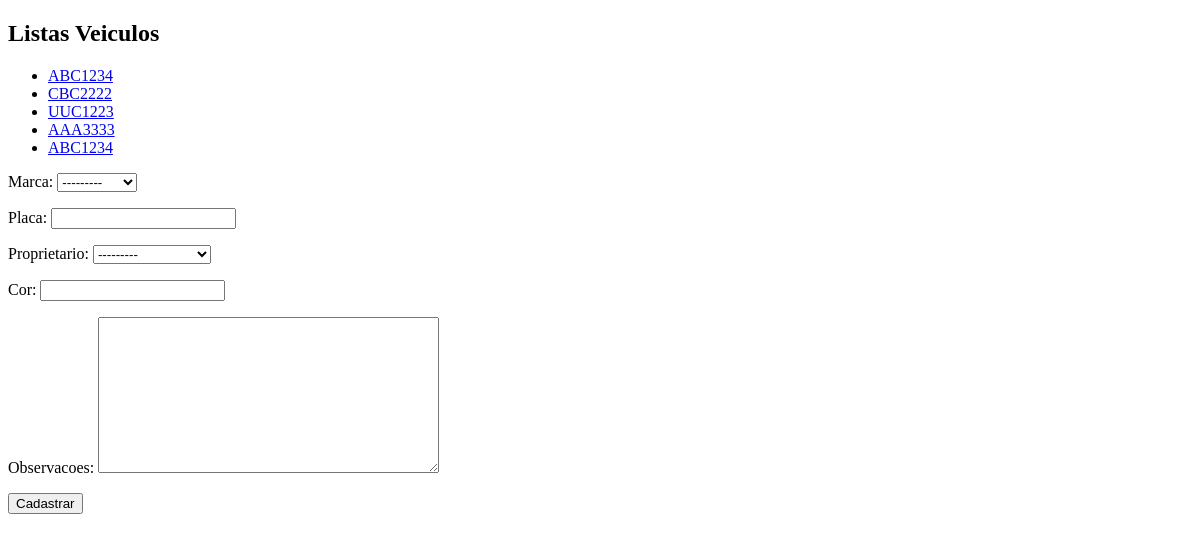
Before: /core/veiculos/ with the older database file.
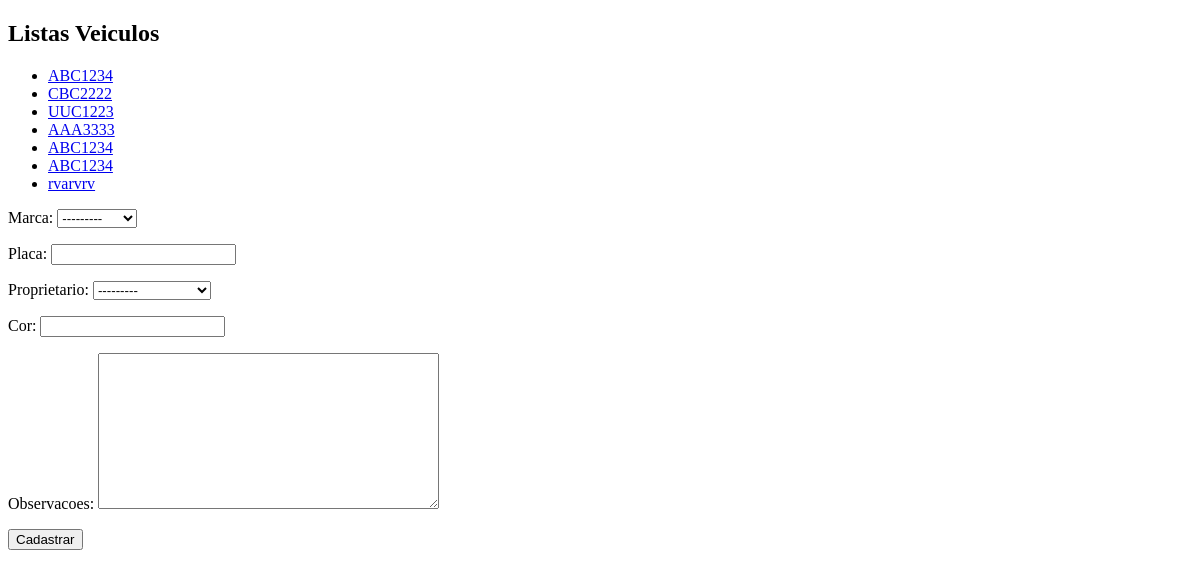
After: the same page with the newer database file.
### core/models.py (models this page shows, shortened)
class Veiculo(models.Model):
    marca = models.ForeignKey(Marca, on_delete=models.PROTECT)
    placa = models.CharField(max_length=7)
    proprietario = models.ForeignKey(Pessoa, on_delete=models.PROTECT)
    cor = models.CharField(max_length=10)
    observacoes = models.TextField()

### core/views.py (the view)
# urls.py: path('veiculos/', lista_veiculos, name='core_lista_veiculos'),
def lista_veiculos(request):
    veiculo = Veiculo.objects.all()
    form = VeiculoForm()  # Recebendo o valor do Form na var
    data = {'veiculos': veiculo, 'form': form}
    return render(request, 'core/listas_veiculos.html', data)

### core/form.py
class VeiculoForm(ModelForm):
    class Meta:
        model = Veiculo  # Puxando o nome do modelo do banco
        fields = '__all__'  # Selecionando todos os campos do modelo Veiculo

### core/models.py (called while the page is built)
    def __str__(self):
        return self.nome

    def __str__(self):
        return self.nome

### core/templates/core/listas_veiculos.html (shortened to what this page needs)
<!DOCTYPE html>
<html lang="en">
<head>
</head>
<body>
    <h2>Listas Veiculos</h2>
    <ul>
        {% for veiculo in veiculos%}
        <li>
            <a href="core_veiculo_update" veiculo.id>{{ veiculo.placa }} </a>
        </li>
        {% endfor %}
    </ul>
    <form action="{% url 'core_veiculo_novo' %}" method='POST'>
        {{form.as_p}}
        <button type='submit'>Cadastrar</button>
    </form>
</body>
</html>

Changed rows visible on the page:
added Veiculo: placa "ABC1234"
added Veiculo: placa "rvarvrv"
